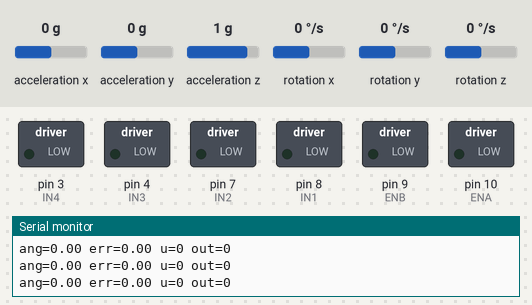
A sketch run on a simulated Arduino Uno, built with avr-gcc and run on an emulated ATmega328P. Shown: switched loads named in the sketch (green lamp = pin HIGH), the last lines printed to the serial monitor. Inputs (shaded band) come from the test bench; at power-on: acceleration x 0 g, acceleration z 1 g, rotation x 0 °/s, acceleration y 0 g, rotation y 0 °/s, rotation z 0 °/s.

Above: at 9.6 s.
9.7 s: acceleration x set to -1.4 g
At 11.4 s:
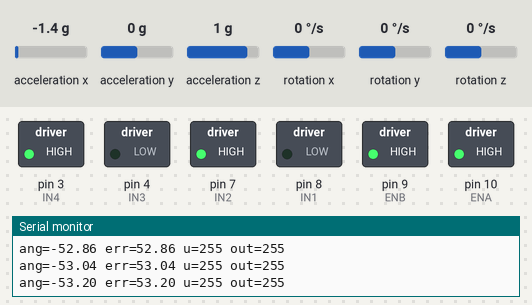
11.7 s: acceleration x set to 0 g
At 13.8 s:
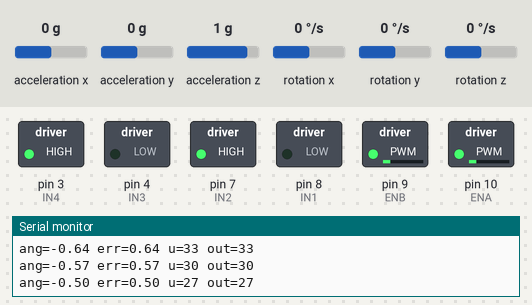
14.7 s: acceleration z set to 0.1 g
16.2 s: acceleration z set to -0.2 g
At 16.29 s:
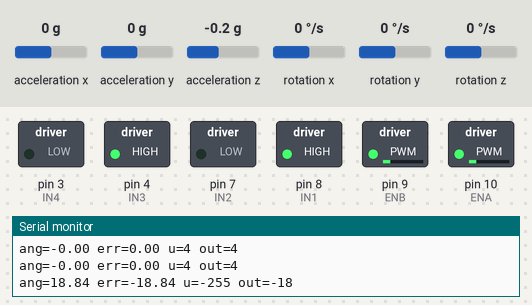
17.8 s: acceleration z set to 0 g
At 19.1 s:
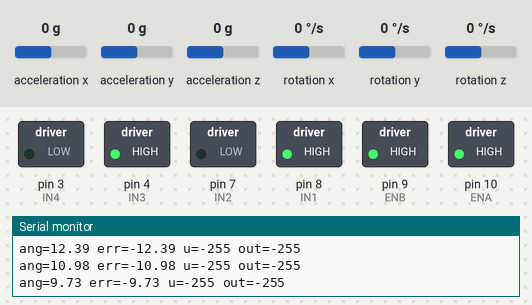
20.8 s: rotation x set to 100 °/s
At 22.6 s:
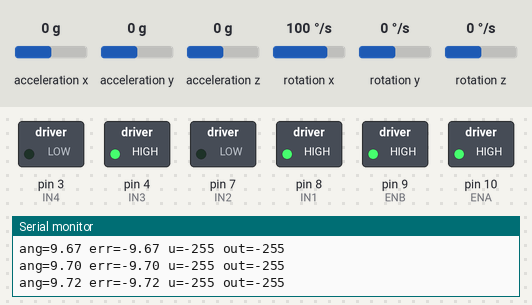
Timing chart, 0 to 23.8 s (numbered marks = the images above; inputs shaded):
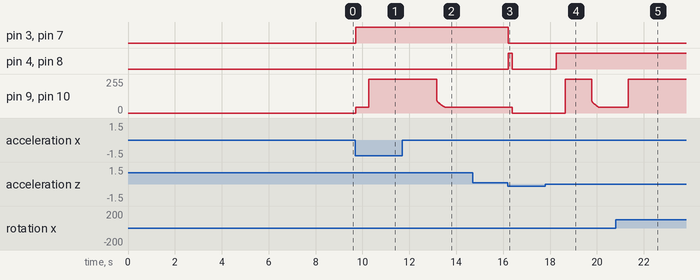

Measured:
- the behaviour switches between 0 and -0.1 g on acceleration z (found by bisection; images 2 and 3)
- after the input at 9.7 s, pin 3 (IN4), pin 7 (IN2): LOW → HIGH at once; pin 9 (ENB), pin 10 (ENA): 0/255 → 45/255 at once, → 255/255 0.56 s later
- after the input at 11.7 s, pin 9 (ENB), pin 10 (ENA): moves from 255/255 to 45/255 over 0.33 s, starting after 1.5 s
- after the input at 16.2 s, pin 3 (IN4), pin 7 (IN2): HIGH → LOW at once; pin 4 (IN3), pin 8 (IN1): LOW → HIGH at once, → LOW 0.17 s later; pin 9 (ENB), pin 10 (ENA): 45/255 → 0/255 after 0.18 s
- after the input at 17.8 s, pin 4 (IN3), pin 8 (IN1): LOW → HIGH after 0.46 s
- after the input at 20.8 s, pin 9 (ENB), pin 10 (ENA): 45/255 → 255/255 after 0.55 s

The sketch:

main.ino
```cpp
#include <Wire.h>
#include <MPU6050.h>

/* ==== PINS (Arduino UNO) ====
   Left motor: IN1=D8, IN2=D7, ENA=D10  (CH-A)
   Right motor: IN3=D4, IN4=D3, ENB=D9  (CH-B)
   NOTE: Mapping verified during testing:
   - left  → CH-B, -pwm
   - right → CH-A, -pwm
*/
const uint8_t IN1 = 8, IN2 = 7, ENA = 10;   // CH-A (driver channel A)
const uint8_t IN3 = 4, IN4 = 3, ENB = 9;    // CH-B (driver channel B)

/* ==== PARAMETERS ==== */
#define ORIENTATION_AX 1

// Balance sign: assumed +angleDeg > 0 when tilting forward.
// If motors react in the wrong direction, set the value below to -1.
#define ERR_SIGN (-1)

const int   MIN_PWM   = 45;        // threshold to overcome friction (soft start ~50)
const float SAFE_TILT = 60.0f;     // stop motors if tilt exceeds this angle
const float DEAD_DEG  = 0.15f;     // dead zone for small angle errors
const float CF_ALPHA  = 0.99f;     // complementary filter coefficient (0.98–0.995 recommended)

/* ==== PID (soft start) ==== */
float kP = 45.0f, kI = 0.2f, kD = 6.5f;
const float D_ALPHA = 0.35f;       // low-pass filter for derivative (gyro)

/* ==== Slew limiter (smooth step response) ==== */
const int SLEW_STEP = 2;           // max output change per 1 ms step

/* ==== IMU ==== */
MPU6050 mpu;
int16_t ax, ay, az, gx, gy, gz;
float angleDeg = 0.0f, accOffset = 0.0f, gyroBias = 0.0f;

/* ==== STATE ==== */
float integ = 0.0f, gyroFilt = 0.0f;
const unsigned long CONTROL_US = 1000;  // 1 kHz control loop
unsigned long nextTick = 0;

/* ==== Helpers ==== */
static inline float normalize180(float a){
  while (a > 180.0f) a -= 360.0f;
  while (a < -180.0f) a += 360.0f;
  return a;
}
float accelAngleDeg(){
#if ORIENTATION_AX
  return atan2((float)ax, (float)az) * 180.0f / PI;
#else
  return atan2((float)ay, (float)az) * 180.0f / PI;
#endif
}
float gyroRateDegS(){
#if ORIENTATION_AX
  return ((float)gx / 131.0f) - gyroBias;
#else
  return ((float)gy / 131.0f) - gyroBias;
#endif
}

/* ==== Basic drive: signed PWM (-255..+255), no deadtime ==== */
static inline int clip255(int v){ return v<0?0:(v>255?255:v); }

void driveSide(uint8_t IN_A, uint8_t IN_B, uint8_t EN, int pwm){
  if (pwm > 0){
    int v = clip255(pwm); if (v < MIN_PWM) v = MIN_PWM;
    digitalWrite(IN_A, HIGH); digitalWrite(IN_B, LOW);  analogWrite(EN, v);
  } else if (pwm < 0){
    int v = clip255(-pwm); if (v < MIN_PWM) v = MIN_PWM;
    digitalWrite(IN_A, LOW);  digitalWrite(IN_B, HIGH); analogWrite(EN, v);
  } else {
    digitalWrite(IN_A, LOW);  digitalWrite(IN_B, LOW);  analogWrite(EN, 0);
  }
}

/* ==== Left/Right mapping (must match tested configuration) ==== */
inline void leftPWM (int pwm){ driveSide(IN3, IN4, ENB, -pwm); }  // left → CH-B, -pwm
inline void rightPWM(int pwm){ driveSide(IN1, IN2, ENA, -pwm); }  // right → CH-A, -pwm

void driveMotorLR(int left, int right){
  leftPWM(left);
  rightPWM(right);
}

/* ==== Motor self-test ==== */
void motorSelfTest(){
  const int V = 180, T = 900;
  Serial.println(F("[TEST] Left forward"));  leftPWM(+V); delay(T); leftPWM(0); delay(300);
  Serial.println(F("[TEST] Left backward")); leftPWM(-V); delay(T); leftPWM(0); delay(400);
  Serial.println(F("[TEST] Right forward")); rightPWM(+V); delay(T); rightPWM(0); delay(300);
  Serial.println(F("[TEST] Right backward"));rightPWM(-V); delay(T); rightPWM(0); delay(400);
  Serial.println(F("[TEST] Both forward"));  driveMotorLR(+V,+V); delay(T); driveMotorLR(0,0); delay(300);
  Serial.println(F("[TEST] Both backward")); driveMotorLR(-V,-V); delay(T); driveMotorLR(0,0); delay(500);
  Serial.println(F("[TEST] Finished\n"));
}

/* ==== IMU calibration ==== */
void calibrateIMU(){
  Serial.println(F("Calibration: please hold upright."));
  delay(500);
  const int N = 500;
  long sumAcc_mdeg = 0; long sumG = 0;
  for (int i=0;i<N;i++){
    mpu.getMotion6(&ax,&ay,&az,&gx,&gy,&gz);
#if ORIENTATION_AX
    sumAcc_mdeg += (long)(atan2((float)ax, (float)az) * 180.0f / PI * 1000.0f);
    sumG += gx;
#else
    sumAcc_mdeg += (long)(atan2((float)ay, (float)az) * 180.0f / PI * 1000.0f);
    sumG += gy;
#endif
    delayMicroseconds(800);
  }
  accOffset = (float)sumAcc_mdeg / (1000.0f * N);
  gyroBias  = ((float)sumG / (float)N) / 131.0f;

  angleDeg = 0.0f; integ = 0.0f; gyroFilt = 0.0f;

  Serial.print(F("accOffset=")); Serial.print(accOffset,2);
  Serial.print(F(" deg, gyroBias=")); Serial.print(gyroBias,3);
  Serial.println(F(" deg/s"));
}

/* ==== Setup ==== */
void setup(){
  Serial.begin(115200);
  pinMode(IN1,OUTPUT); pinMode(IN2,OUTPUT); pinMode(ENA,OUTPUT);
  pinMode(IN3,OUTPUT); pinMode(IN4,OUTPUT); pinMode(ENB,OUTPUT);

  Wire.begin();
  Wire.setClock(400000);

  // Serial.println(F("Motor self-test starting..."));
  // motorSelfTest();
  delay(5000);

  mpu.initialize();
  if(!mpu.testConnection()){
    Serial.println(F("Warning: MPU6050 not detected (motor test will still run)"));
  } else {
    calibrateIMU();
  }

  delay(500);

  nextTick = micros();
}

/* ==== 1 kHz balance control loop ==== */
void fastControlStep(){
  // IMU
  mpu.getMotion6(&ax,&ay,&az,&gx,&gy,&gz);
  float accDeg   = normalize180(accelAngleDeg() - accOffset);
  float gyroDegS = gyroRateDegS();

  // Complementary filter (dt=1ms)
  angleDeg = CF_ALPHA * (angleDeg + gyroDegS * 0.001f) + (1.0f - CF_ALPHA) * accDeg;

  // Safety check
  if (fabs(angleDeg) > SAFE_TILT){
    driveMotorLR(0,0);
    integ = 0; gyroFilt = 0;
    static unsigned long t=0; if (millis()-t>250){ t=millis(); Serial.println(F("SAFE_TILT")); }
    return;
  }

  // ===== PID (controlled by ERR_SIGN) =====
  float error = ERR_SIGN * angleDeg;
  if (fabs(error) < DEAD_DEG) error = 0;

  // I
  integ += error * 0.001f;
  integ = constrain(integ, -300.0f, 300.0f);

  // D (gyro-based + LPF)
  gyroFilt += D_ALPHA * (gyroDegS - gyroFilt);

  // PID sum
  float u = kP*error + kI*integ - kD*gyroFilt;

  // Output clamp
  u = constrain(u, -255, 255);
  int target = (int)u;

  // ===== Slew limiter =====
  static int lastOut = 0;
  if      (target > lastOut + SLEW_STEP) target = lastOut + SLEW_STEP;
  else if (target < lastOut - SLEW_STEP) target = lastOut - SLEW_STEP;
  lastOut = target;

  // Drive motors
  driveMotorLR(target, target);

  // Debug (20 Hz)
  static unsigned long lastLog = 0, nowMs = 0;
  nowMs = millis();
  if (nowMs - lastLog > 50){
    lastLog = nowMs;
    Serial.print("ang="); Serial.print(angleDeg,2);
    Serial.print(" err="); Serial.print(error,2);
    Serial.print(" u=");   Serial.print((int)u);
    Serial.print(" out="); Serial.println(target);
  }
}

void loop(){
  unsigned long now = micros();
  if ((long)(now - nextTick) >= 0) {
    nextTick += CONTROL_US;
    fastControlStep();
  }
}
```
